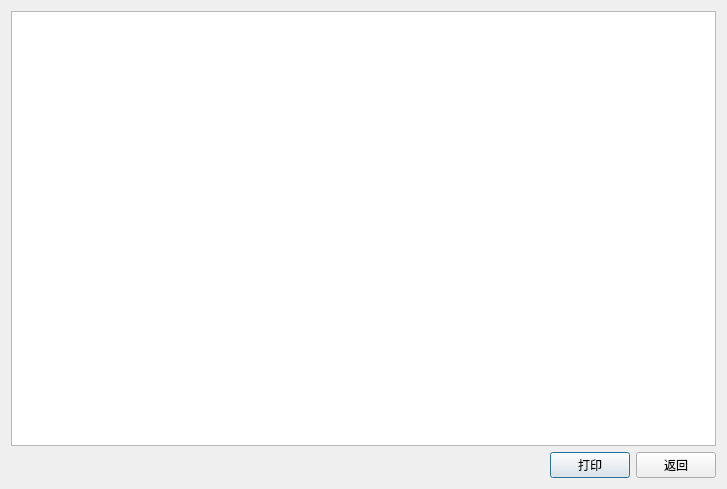
<?xml version="1.0" encoding="UTF-8"?>
<ui version="4.0">
 <class>RepDialog</class>
 <widget class="QDialog" name="RepDialog">
  <property name="geometry">
   <rect>
    <x>0</x>
    <y>0</y>
    <width>727</width>
    <height>489</height>
   </rect>
  </property>
  <property name="windowTitle">
   <string>报表</string>
  </property>
  <layout class="QVBoxLayout" name="verticalLayout">
   <item>
    <widget class="QTableView" name="tableView"/>
   </item>
   <item>
    <layout class="QHBoxLayout" name="horizontalLayout">
     <item>
      <spacer name="horizontalSpacer">
       <property name="orientation">
        <enum>Qt::Horizontal</enum>
       </property>
       <property name="sizeHint" stdset="0">
        <size>
         <width>40</width>
         <height>20</height>
        </size>
       </property>
      </spacer>
     </item>
     <item>
      <widget class="QPushButton" name="printButton">
       <property name="text">
        <string>打印</string>
       </property>
      </widget>
     </item>
     <item>
      <widget class="QPushButton" name="backButton">
       <property name="text">
        <string>返回</string>
       </property>
      </widget>
     </item>
    </layout>
   </item>
  </layout>
 </widget>
 <resources/>
 <connections>
  <connection>
   <sender>backButton</sender>
   <signal>clicked(bool)</signal>
   <receiver>RepDialog</receiver>
   <slot>close()</slot>
   <hints>
    <hint type="sourcelabel">
     <x>679</x>
     <y>467</y>
    </hint>
    <hint type="destinationlabel">
     <x>363</x>
     <y>244</y>
    </hint>
   </hints>
  </connection>
 </connections>
</ui>
